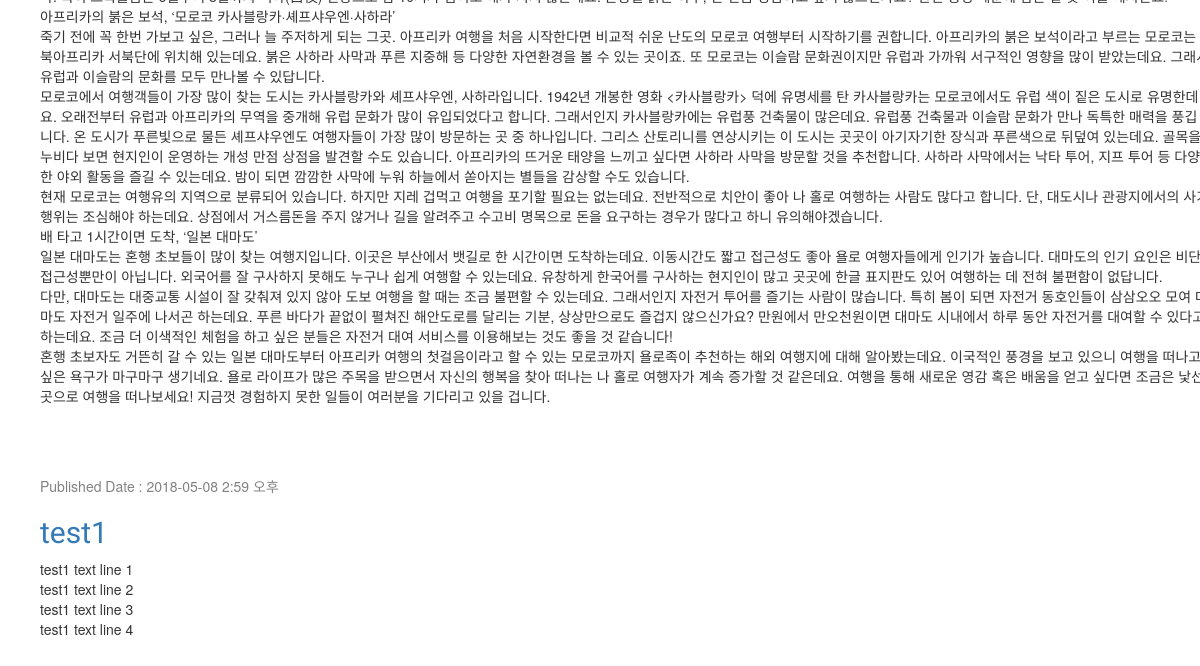
Before: / (lower part) with the older database file.
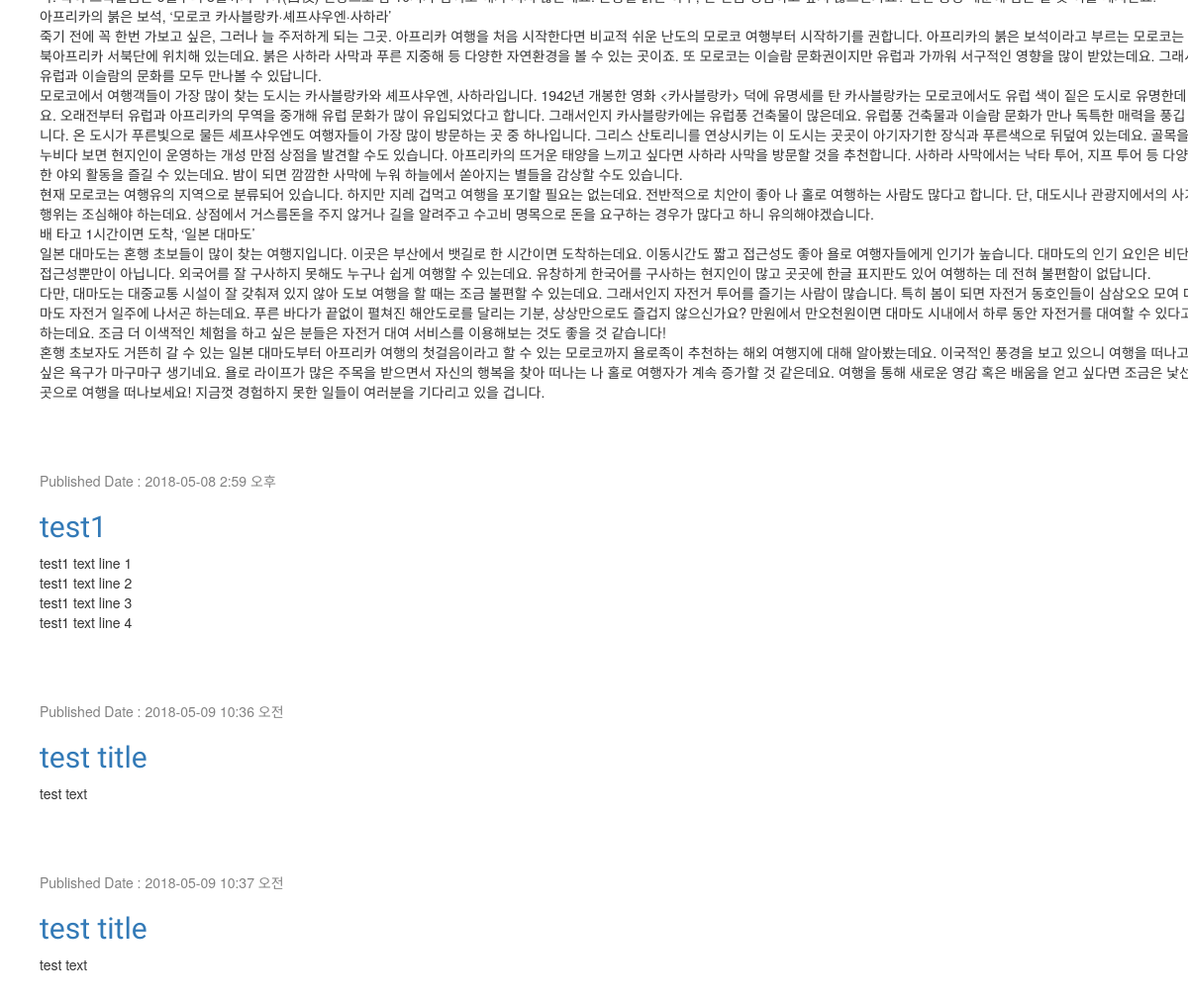
After: the same page with the newer database file.
### blog/models.py (models this page shows, shortened)
class Post(models.Model):
    author = models.ForeignKey('auth.user')
    title = models.CharField(max_length=200)
    text = models.TextField()
    create_date = models.DateTimeField(default=timezone.now) # default 값이 now
    publish_date = models.DateTimeField(blank=True, null=True) # 빈 값, null 허용

### blog/views.py (the view)
# urls.py: url(r'^$', views.post_list, name='post_list'),
def post_list(request):
    posts = Post.objects.filter(publish_date__lte=timezone.now()).order_by('publish_date') # ascending,   -publish_date 하면 descending
    return render(request, 'blog/post_list.html', { 'posts' : posts })

### blog/templates/blog/post_list.html
{% extends 'blog/base.html' %}
{% block content %}
    {% for post in posts %}
        <div class="post">
            <div class="date">
                <p>Published Date : {{ post.publish_date|date:"Y-m-d g:i a" }}</p>
            </div>
            <h2><a href="{% url 'post_detail' pk=post.id %}"}>{{post.title}}</a></h2>
            <p>{{post.text|linebreaksbr}}</p>
        </div>
    {% endfor %}
{% endblock %}

### blog/templates/blog/base.html (shortened to what this page needs)
<!DOCTYPE html>
{% load staticfiles %}
<html lang="ko">
<head>
    <link rel="stylesheet" href="//maxcdn.bootstrapcdn.com/bootstrap/3.2.0/css/bootstrap.min.css">
    <link rel="stylesheet" href="//maxcdn.bootstrapcdn.com/bootstrap/3.2.0/css/bootstrap-theme.min.css">
    <link rel="stylesheet" href="{% static 'css/blog.css' %}">
</head>
<body>
    <div class="content container">
        <div class="row">
            <div class="col-mb-8">
                {% block content %}{% endblock %}
            </div>
        </div>
    </div>
</body>
</html>

### blog/static/css/blog.css (style rules this page uses)
.content { margin-left: 40px; }
h1, h2, h3, h4 { font-family: 'Lobster', cursive; }
.date { color: #828282; }
.post { margin-bottom: 70px; }

Changed rows visible on the page:
added Post: publish_date "2018-05-09 10:36 오전", title "test title", text "test text"
added Post: publish_date "2018-05-09 10:37 오전", title "test title", text "test text"
